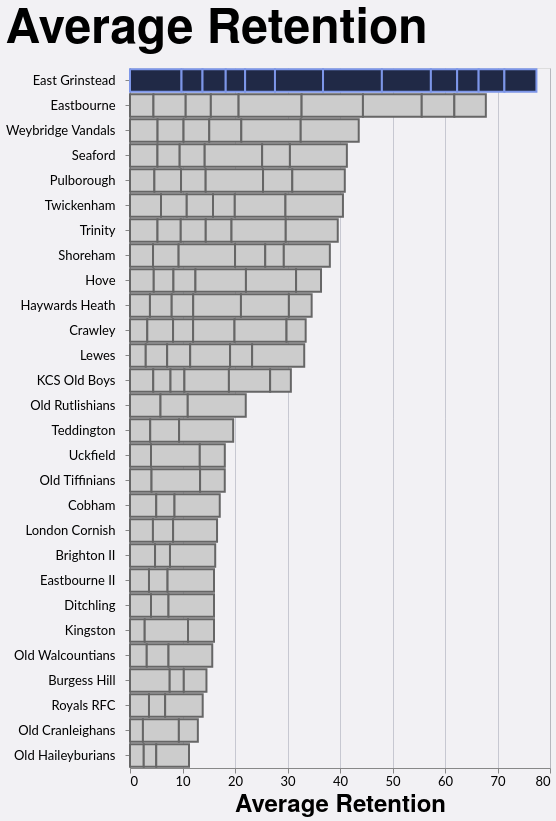

Express this chart as Vega-Lite.
### Vega-Lite specification from a JSON file in a GitHub repository (floating-point values rounded to 4 significant figures; data arrays with more than 128 entries replaced by an {"elided": "..."} marker saying what was removed)
{"config": {"axis": {"labelFont": "Lato, sans-serif", "titleFont": "PT Sans Narrow, Helvetica Neue, Helvetica, Arial, sans-serif", "labelFontSize": 13, "titleFontSize": 24, "gridColor": "#202947", "gridOpacity": 0.2}, "header": {"labelFont": "PT Sans Narrow, Helvetica Neue, Helvetica, Arial, sans-serif", "titleFont": "PT Sans Narrow, Helvetica Neue, Helvetica, Arial, sans-serif", "labelFontSize": 24, "titleFontSize": 28, "labelFontWeight": "bold", "orient": "left"}, "legend": {"labelFont": "Lato, sans-serif", "titleFont": "PT Sans Narrow, Helvetica Neue, Helvetica, Arial, sans-serif", "labelFontSize": 14, "titleFontSize": 16, "titlePadding": 5, "fillColor": "white", "strokeColor": "black", "padding": 10, "titleFontWeight": "lighter", "titleFontStyle": "italic", "titleColor": "gray", "offset": 10}, "title": {"font": "PT Sans Narrow, Helvetica Neue, Helvetica, Arial, sans-serif", "fontSize": 48, "fontWeight": "bold", "anchor": "start", "align": "center", "titlePadding": 20, "subtitlePadding": 10, "subtitleFontSize": 13, "subtitleColor": "", "subtitleFontStyle": "italic", "offset": 15, "color": "black"}, "axisX": {"labelAngle": 0}, "facet": {"title": null, "header": null, "align": {"row": "each", "column": "each"}}, "resolve": {"scale": {"y": "independent", "facet": "independent"}}, "background": "#f2f1f4"}, "data": {"name": "data-7b1d1465f2d9c254e21d3bead3b1a411"}, "mark": {"type": "bar", "strokeWidth": 2}, "encoding": {"color": {"field": "Color1", "legend": null, "scale": null, "type": "nominal"}, "stroke": {"field": "Color2", "legend": null, "scale": null, "type": "nominal"}, "tooltip": [{"field": "Team", "type": "nominal"}, {"field": "Season", "type": "nominal"}, {"field": "Unit", "type": "nominal"}, {"field": "Average Retention", "format": ".2f", "type": "quantitative"}], "x": {"field": "Average Retention", "title": "Average Retention", "type": "quantitative"}, "y": {"axis": {"labelLimit": 200, "labelPadding": 10}, "field": "Team", "sort": "-x", "title": null, "type": "nominal"}}, "height": {"step": 25}, "title": "Average Retention", "width": 420, "$schema": "https://vega.github.io/schema/vega-lite/v5.20.1.json", "datasets": {"data-7b1d1465f2d9c254e21d3bead3b1a411": {"elided": "132 records"}}}
